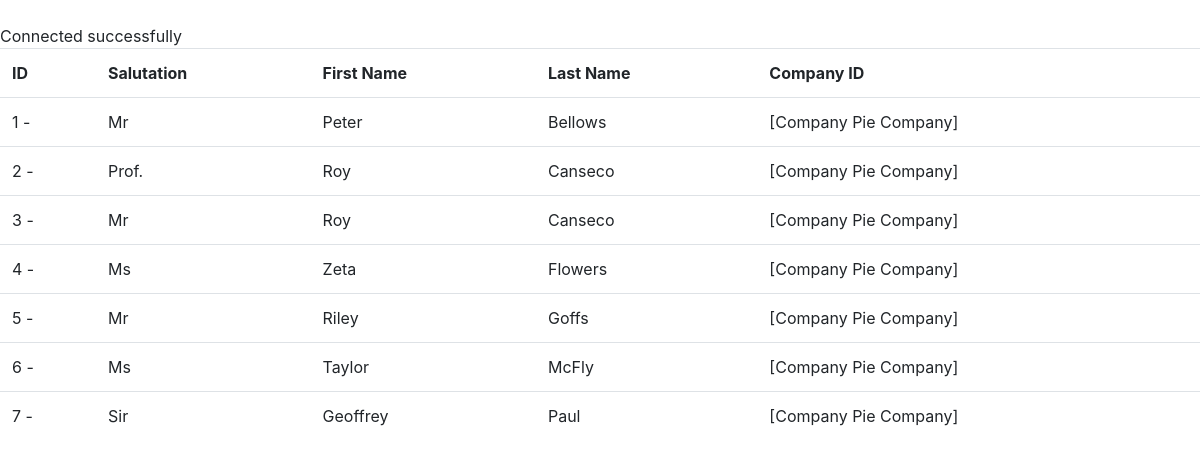
The page /selectRow_person.php on the database its author committed.
### tables this page shows
CREATE TABLE `tperson` (
  `ID` int(11) NOT NULL,
  `Salutation` varchar(20) DEFAULT NULL,
  `FirstName` varchar(50) DEFAULT NULL,
  `LastName` varchar(50) NOT NULL,
  `CompanyID` int(11) NOT NULL,
  `Tel` varchar(50) DEFAULT NULL,
  `email` varchar(50) DEFAULT NULL
);

CREATE TABLE `tcompany` (
  `ID` int(11) NOT NULL,
  `preName` varchar(50) DEFAULT NULL,
  `Name` varchar(250) NOT NULL,
  `RegType` varchar(50) DEFAULT NULL,
  `StreetA` varchar(150) DEFAULT NULL,
  `StreetB` varchar(150) DEFAULT NULL,
  `StreetC` varchar(150) DEFAULT NULL,
  `City` varchar(150) DEFAULT NULL,
  `Region` varchar(150) DEFAULT NULL,
  `Postcode` varchar(50) DEFAULT NULL,
  `Country` varchar(250) NOT NULL
);

### selectRow_person.php (the view, shortened to what this page needs)
<!DOCTYPE html>
<html>
<head>
<link rel="stylesheet" href="https://maxcdn.bootstrapcdn.com/bootstrap/4.1.3/css/bootstrap.min.css">
</head>
<body>
<?php
$servername = "localhost";
$username = "root";
$password = "";
$databaseName = "alphaCRM";
$conn = new mysqli($servername, $username, $password, $databaseName);
echo "<br> Connected successfully";
$sql = "SELECT  salutation, firstname, lastname, tCompany.Name FROM tPerson
		LEFT JOIN tCompany ON tPerson.companyID = tCompany.id
		WHERE tCompany.Name = 'Pie Company'
		ORDER BY LastName ASC, FirstName ASC
		";
$result = $conn->query($sql);
$i=1;
if ($result->num_rows > 0) {
    echo "<table class=table>
    			<tr>
    				<th>ID</th>
    				<th>Salutation</th>
    				<th>First Name</th>
    				<th>Last Name</th>
    				<th>Company ID</th>
    			</tr>";
    while($row = $result->fetch_assoc()) {
        echo "<tr>
        			<td>".$i." -</td>
        			<td>".$row["salutation"]."</td>
        			<td>".$row["firstname"]." </td>
        			<td>".$row["lastname"]." </td>
        			<td>[Company ".$row["Name"]."]</td>
        		</tr>";
        	$i++;
    }
    echo "</table>";
} else {
    echo "0 results";
}
?>
</body>
</html>

### rows shown on the page
tperson: Salutation "Mr", FirstName "Peter", LastName "Bellows", tcompany.Name "Pie Company"
tperson: Salutation "Prof.", FirstName "Roy", LastName "Canseco", tcompany.Name "Pie Company"
tperson: Salutation "Mr", FirstName "Roy", LastName "Canseco", tcompany.Name "Pie Company"
tperson: Salutation "Ms", FirstName "Zeta", LastName "Flowers", tcompany.Name "Pie Company"
tperson: Salutation "Mr", FirstName "Riley", LastName "Goffs", tcompany.Name "Pie Company"
tperson: Salutation "Ms", FirstName "Taylor", LastName "McFly", tcompany.Name "Pie Company"
tperson: Salutation "Sir", FirstName "Geoffrey", LastName "Paul", tcompany.Name "Pie Company"
